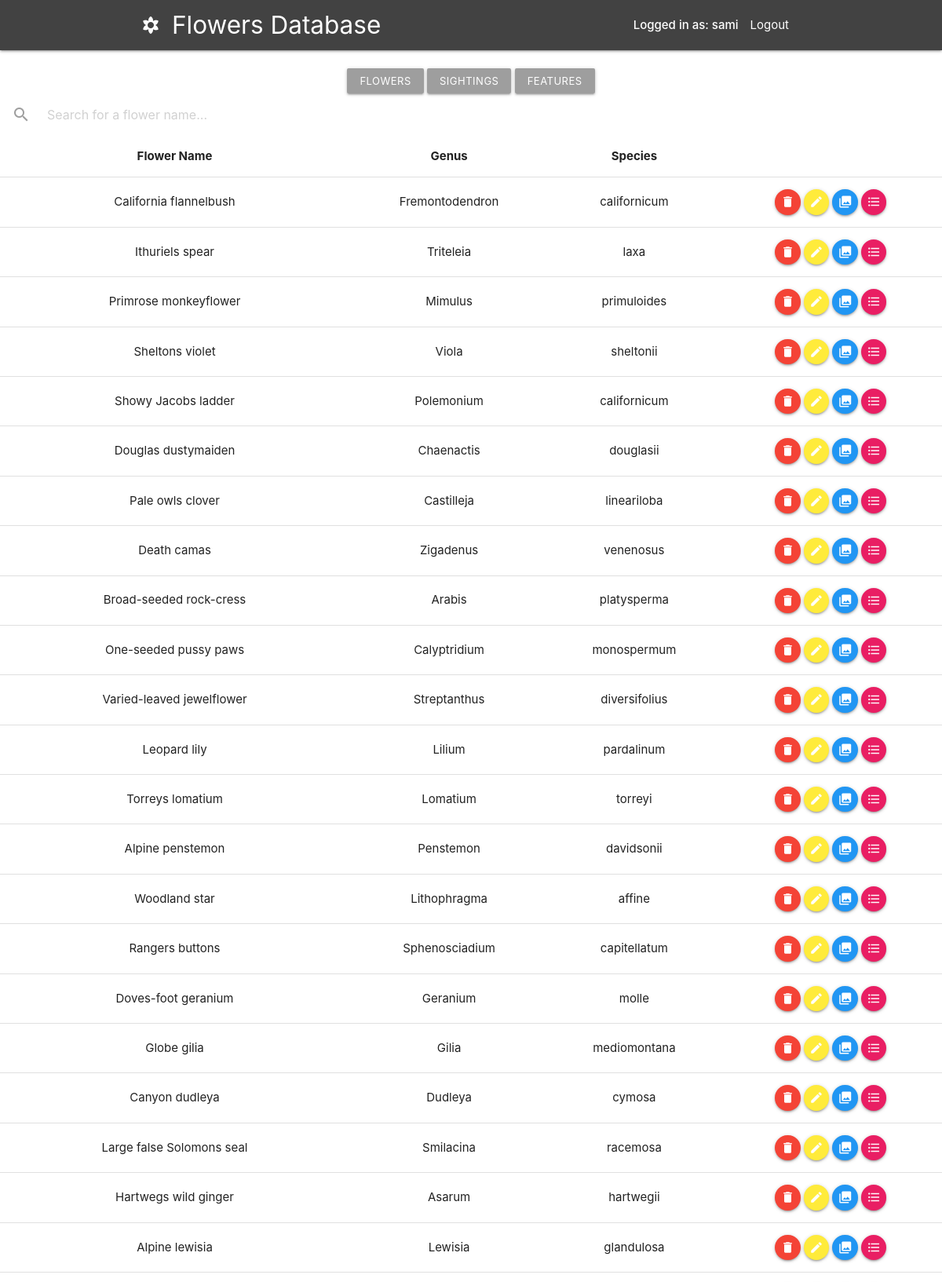
Screenshot of / (signed in, upper part) with the database file from the repository.
### myapp/models.py (models this page shows)
class Flowers(models.Model):
    genus = models.CharField(db_column='GENUS', max_length=30, blank=True, null=True)  # Field name made lowercase.
    species = models.CharField(db_column='SPECIES', max_length=30, blank=True, null=True)  # Field name made lowercase.
    comname = models.CharField(db_column='COMNAME', unique=True, max_length=30, blank=True, null=True)  # Field name made lowercase.
    class Meta:
        managed = True
        db_table = 'FLOWERS'

### myapp/views.py (the view)
# urls.py: url(r'$', v.index, name='index'),
def index(request, top10=None):
    if request.method == 'POST':
        form = InsertForm(request.POST, prefix='insert')
        if form.is_valid():
            name = form.cleaned_data['name']
            person = form.cleaned_data['person']
            location = form.cleaned_data['location']
            sighted = form.cleaned_data['sighted']
            Sightings.objects.create(name=name, person=person, location=location, sighted=sighted)
    else:
        form = InsertForm(prefix='insert')
    if request.method == 'PUT':
        form2 = UpdateForm(request.PUT, prefix='update')
        if form2.is_valid():
            name = form2.cleaned_data['name']
            person = form2.cleaned_data['person']
            location = form2.cleaned_data['location']
            sighted = form2.cleaned_data['sighted']
            Sightings.objects.update(name=name, person=person, location=location, sighted=sighted)
    else:
        form2 = UpdateForm()
    sight = Sightings.objects.all()
    features = Features.objects.all()
    latest_sightings = Flowers.objects.all()
    if top10 != None:
        context = {'latest_sightings': latest_sightings, 'form': form, 'up_form': form2, 'top10': top10, 'sight': sight, 'features': features}
    else:
        context = {'latest_sightings': latest_sightings, 'form': form, 'up_form': form2, 'sight': sight, 'features': features}
    return render(request, 'index.html', context)

### myapp/forms.py
class InsertForm(forms.Form):
    name = forms.CharField(max_length=30)
    person = forms.CharField(max_length=30)
    location = forms.CharField(max_length=30)
    sighted = forms.DateField()

class UpdateForm(ModelForm):
    comname = forms.CharField(max_length=30)
    genus = forms.CharField(max_length=30)
    species = forms.CharField(max_length=30)
    class Meta:
        model = Flowers
        fields = ['comname', 'genus', 'species']

### myapp/templates/index.html (shortened to what this page needs)
<!DOCTYPE html>
<html lang="en">
<head>
    {% load static %}
    <link rel="stylesheet" href="{% static "myapp/style/main.css" %}">
    <link rel="stylesheet" href="https://cdnjs.cloudflare.com/ajax/libs/materialize/1.0.0/css/materialize.min.css">
    {% load static %}
</head>
<body>
<div class="navbar-fixed">
    <nav class="grey darken-3">
        <div class="container">
            <div class="nav-wrapper">
                <a href="#!" class="brand-logo"><i class="material-icons">filter_vintage</i>Flowers Database</a>
                <ul class="right hide-on-med-and-down" id="navList">
                    {% if request.user.is_authenticated %}
                    <strong><li>Logged in as: {{request.user.username}}</li></strong>
                    <li><a href="{% url 'logout' %}">Logout</a></li>
                    {% else %}
                        <li><a href="{% url 'login' %}">Login</a></li>
                        <li><a href="{% url 'register' %}">Register</a></li>
                    {% endif %}
                </ul>
            </div>
        </div>
    </nav>
</div>
<main>
<div class="nav-wrapper">
    <br>
    <center>
        <a class="waves-effect waves-light btn-small grey" style="text-align:center" onclick="table1Visible()">Flowers</a>
        <a class="waves-effect waves-light btn-small grey" style="text-align:center" onclick="table2Visible()">Sightings</a>
        <a class="waves-effect waves-light btn-small grey" style="text-align:center" onclick="table3Visible()">Features</a>
    </center>
    <form>
        <div class="input-field" onkeyup='searchTable()' id="bar">
          <input id="search" type="search" placeholder="Search for a flower name..." required>
          <label class="label-icon" for="search"><i class="material-icons">search</i></label>
          <i class="material-icons">close</i>
        </div>
    </form>
</div>
<div id = "table1">
<table class = "centered" id = "table">
    <thead>
    <tr>
        <th>Flower Name</th>
        <th>Genus</th>
        <th>Species</th>
        <th> </th>
    </tr>
    </thead>
    <tbody>
        {% if latest_sightings %}
            {% for sightings in latest_sightings %}
            <tr>
            <td id = "tableName">{{ sightings.comname }}</td>
            <td id = "tableName">{{ sightings.genus }}</td>
            <td id = "tableName">{{ sightings.species }}</td>
            <td><a class="btn-floating btn-small waves-effect waves-light red" href="{% url 'delete' id=sightings.id %}"><i class="material-icons">delete</i></a>
                <a class="btn-floating btn-small modal-trigger waves-effect waves-light yellow" href="{% url 'updateForm' id=sightings.id %}"><i class="material-icons">edit</i></a>
                <a class="btn-floating btn-small modal-trigger waves-effect waves-light blue" href="#modal3"><i class="material-icons">photo_library</i></a>
                <a class="btn-floating btn-small modal-trigger waves-effect waves-light pink" href="{% url 'recent' id=sightings.id %}"><i class="material-icons">format_list_bulleted</i></a>
            </td>
            </tr>
    </tbody>
{% endfor %}
    {% endif %}
            {% load static %}
</table>
</div>
<br>
<br><br>
</main>
</body>
</body>
</html>

### myapp/static/myapp/style/main.css (style rules this page uses)
body { display: flex; min-height: 100vh; flex-direction: column; }
main { flex: 1 0 auto; }

### rows the page displays
Flowers: comname "California flannelbush", genus "Fremontodendron", species "californicum"
Flowers: comname "Ithuriels spear", genus "Triteleia", species "laxa"
Flowers: comname "Primrose monkeyflower", genus "Mimulus", species "primuloides"
Flowers: comname "Sheltons violet", genus "Viola", species "sheltonii"
Flowers: comname "Showy Jacobs ladder", genus "Polemonium", species "californicum"
Flowers: comname "Douglas dustymaiden", genus "Chaenactis", species "douglasii"
Flowers: comname "Pale owls clover", genus "Castilleja", species "lineariloba"
Flowers: comname "Death camas", genus "Zigadenus", species "venenosus"
Flowers: comname "Broad-seeded rock-cress", genus "Arabis", species "platysperma"
Flowers: comname "One-seeded pussy paws", genus "Calyptridium", species "monospermum"
Flowers: comname "Varied-leaved jewelflower", genus "Streptanthus", species "diversifolius"
Flowers: comname "Leopard lily", genus "Lilium", species "pardalinum"
Flowers: comname "Torreys lomatium", genus "Lomatium", species "torreyi"
Flowers: comname "Alpine penstemon", genus "Penstemon", species "davidsonii"
Flowers: comname "Woodland star", genus "Lithophragma", species "affine"
Flowers: comname "Rangers buttons", genus "Sphenosciadium", species "capitellatum"
Flowers: comname "Doves-foot geranium", genus "Geranium", species "molle"
Flowers: comname "Globe gilia", genus "Gilia", species "mediomontana"
Flowers: comname "Canyon dudleya", genus "Dudleya", species "cymosa"
Flowers: comname "Large false Solomons seal", genus "Smilacina", species "racemosa"
Flowers: comname "Hartwegs wild ginger", genus "Asarum", species "hartwegii"
Flowers: comname "Alpine lewisia", genus "Lewisia", species "glandulosa"

### other values shown
{{ request.user.username }} "sami"
